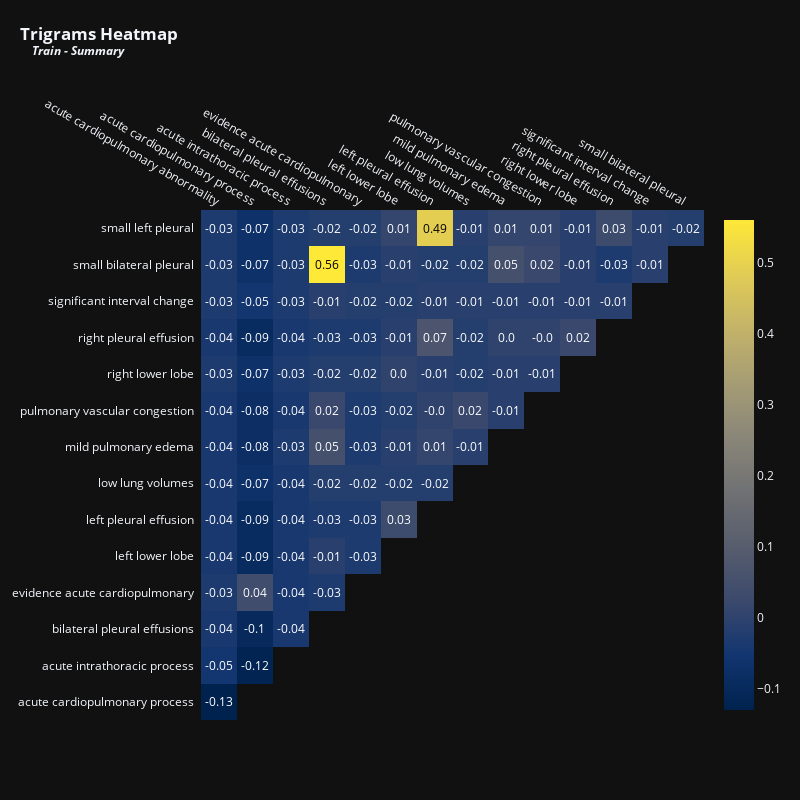

Source (notebook cell):
### Code cell
vectorizer = TfidfVectorizer(max_features = 15,stop_words = 'english',ngram_range = (3,3)) # Top 15 terms
x = vectorizer.fit_transform(train["impression"].fillna(''))
df_tfidfvect = pd.DataFrame(x.toarray(), columns=vectorizer.get_feature_names_out())
plot_correlation(df_tfidfvect, 'Trigrams', 'Train - Summary', 800, 800, 12)

### Figure 1 — Plotly figure (JSON) as saved in the notebook; plotly's stock layout.template omitted (floating-point values rounded to 4 significant figures)
{"data": [{"colorscale": [[0, "#00224e"], [0.1111, "#123570"], [0.2222, "#3b496c"], [0.3333, "#575d6d"], [0.4444, "#707173"], [0.5556, "#8a8678"], [0.6667, "#a59c74"], [0.7778, "#c3b369"], [0.8889, "#e1cc55"], [1, "#fee838"]], "reversescale": false, "showscale": false, "x": ["acute cardiopulmonary abnormality", "acute cardiopulmonary process", "acute intrathoracic process", "bilateral pleural effusions", "evidence acute cardiopulmonary", "left lower lobe", "left pleural effusion", "low lung volumes", "mild pulmonary edema", "pulmonary vascular congestion", "right lower lobe", "right pleural effusion", "significant interval change", "small bilateral pleural"], "y": ["small left pleural", "small bilateral pleural", "significant interval change", "right pleural effusion", "right lower lobe", "pulmonary vascular congestion", "mild pulmonary edema", "low lung volumes", "left pleural effusion", "left lower lobe", "evidence acute cardiopulmonary", "bilateral pleural effusions", "acute intrathoracic process", "acute cardiopulmonary process"], "z": [[-0.03, -0.07, -0.03, -0.02, -0.02, 0.01, 0.49, -0.01, 0.01, 0.01, -0.01, 0.03, -0.01, -0.02], [-0.03, -0.07, -0.03, 0.56, -0.03, -0.01, -0.02, -0.02, 0.05, 0.02, -0.01, -0.03, -0.01], [-0.03, -0.05, -0.03, -0.01, -0.02, -0.02, -0.01, -0.01, -0.01, -0.01, -0.01, -0.01], [-0.04, -0.09, -0.04, -0.03, -0.03, -0.01, 0.07, -0.02, 0, 0, 0.02], [-0.03, -0.07, -0.03, -0.02, -0.02, 0, -0.01, -0.02, -0.01, -0.01], [-0.04, -0.08, -0.04, 0.02, -0.03, -0.02, 0, 0.02, -0.01], [-0.04, -0.08, -0.03, 0.05, -0.03, -0.01, 0.01, -0.01], [-0.04, -0.07, -0.04, -0.02, -0.02, -0.02, -0.02], [-0.04, -0.09, -0.04, -0.03, -0.03, 0.03], [-0.04, -0.09, -0.04, -0.01, -0.03], [-0.03, 0.04, -0.04, -0.03], [-0.04, -0.1, -0.04], [-0.05, -0.12], [-0.13]], "type": "heatmap"}, {"colorscale": [[0, "#00224e"], [0.1111, "#123570"], [0.2222, "#3b496c"], [0.3333, "#575d6d"], [0.4444, "#707173"], [0.5556, "#8a8678"], [0.6667, "#a59c74"], [0.7778, "#c3b369"], [0.8889, "#e1cc55"], [1, "#fee838"]], "showscale": true, "visible": true, "z": [[-0.03, -0.07, -0.03, -0.02, -0.02, 0.01, 0.49, -0.01, 0.01, 0.01, -0.01, 0.03, -0.01, -0.02], [-0.03, -0.07, -0.03, 0.56, -0.03, -0.01, -0.02, -0.02, 0.05, 0.02, -0.01, -0.03, -0.01], [-0.03, -0.05, -0.03, -0.01, -0.02, -0.02, -0.01, -0.01, -0.01, -0.01, -0.01, -0.01], [-0.04, -0.09, -0.04, -0.03, -0.03, -0.01, 0.07, -0.02, 0, 0, 0.02], [-0.03, -0.07, -0.03, -0.02, -0.02, 0, -0.01, -0.02, -0.01, -0.01], [-0.04, -0.08, -0.04, 0.02, -0.03, -0.02, 0, 0.02, -0.01], [-0.04, -0.08, -0.03, 0.05, -0.03, -0.01, 0.01, -0.01], [-0.04, -0.07, -0.04, -0.02, -0.02, -0.02, -0.02], [-0.04, -0.09, -0.04, -0.03, -0.03, 0.03], [-0.04, -0.09, -0.04, -0.01, -0.03], [-0.03, 0.04, -0.04, -0.03], [-0.04, -0.1, -0.04], [-0.05, -0.12], [-0.13]], "type": "heatmap"}], "layout": {"annotations": [{"font": {"color": "#FFFFFF", "size": 12}, "showarrow": false, "text": "-0.03", "x": "acute cardiopulmonary abnormality", "xref": "x", "y": "small left pleural", "yref": "y"}, {"font": {"color": "#FFFFFF", "size": 12}, "showarrow": false, "text": "-0.07", "x": "acute cardiopulmonary process", "xref": "x", "y": "small left pleural", "yref": "y"}, {"font": {"color": "#FFFFFF", "size": 12}, "showarrow": false, "text": "-0.03", "x": "acute intrathoracic process", "xref": "x", "y": "small left pleural", "yref": "y"}, {"font": {"color": "#FFFFFF", "size": 12}, "showarrow": false, "text": "-0.02", "x": "bilateral pleural effusions", "xref": "x", "y": "small left pleural", "yref": "y"}, {"font": {"color": "#FFFFFF", "size": 12}, "showarrow": false, "text": "-0.02", "x": "evidence acute cardiopulmonary", "xref": "x", "y": "small left pleural", "yref": "y"}, {"font": {"color": "#FFFFFF", "size": 12}, "showarrow": false, "text": "0.01", "x": "left lower lobe", "xref": "x", "y": "small left pleural", "yref": "y"}, {"font": {"color": "#000000", "size": 12}, "showarrow": false, "text": "0.49", "x": "left pleural effusion", "xref": "x", "y": "small left pleural", "yref": "y"}, {"font": {"color": "#FFFFFF", "size": 12}, "showarrow": false, "text": "-0.01", "x": "low lung volumes", "xref": "x", "y": "small left pleural", "yref": "y"}, {"font": {"color": "#FFFFFF", "size": 12}, "showarrow": false, "text": "0.01", "x": "mild pulmonary edema", "xref": "x", "y": "small left pleural", "yref": "y"}, {"font": {"color": "#FFFFFF", "size": 12}, "showarrow": false, "text": "0.01", "x": "pulmonary vascular congestion", "xref": "x", "y": "small left pleural", "yref": "y"}, {"font": {"color": "#FFFFFF", "size": 12}, "showarrow": false, "text": "-0.01", "x": "right lower lobe", "xref": "x", "y": "small left pleural", "yref": "y"}, {"font": {"color": "#FFFFFF", "size": 12}, "showarrow": false, "text": "0.03", "x": "right pleural effusion", "xref": "x", "y": "small left pleural", "yref": "y"}, {"font": {"color": "#FFFFFF", "size": 12}, "showarrow": false, "text": "-0.01", "x": "significant interval change", "xref": "x", "y": "small left pleural", "yref": "y"}, {"font": {"color": "#FFFFFF", "size": 12}, "showarrow": false, "text": "-0.02", "x": "small bilateral pleural", "xref": "x", "y": "small left pleural", "yref": "y"}, {"font": {"color": "#FFFFFF", "size": 12}, "showarrow": false, "text": "-0.03", "x": "acute cardiopulmonary abnormality", "xref": "x", "y": "small bilateral pleural", "yref": "y"}, {"font": {"color": "#FFFFFF", "size": 12}, "showarrow": false, "text": "-0.07", "x": "acute cardiopulmonary process", "xref": "x", "y": "small bilateral pleural", "yref": "y"}, {"font": {"color": "#FFFFFF", "size": 12}, "showarrow": false, "text": "-0.03", "x": "acute intrathoracic process", "xref": "x", "y": "small bilateral pleural", "yref": "y"}, {"font": {"color": "#000000", "size": 12}, "showarrow": false, "text": "0.56", "x": "bilateral pleural effusions", "xref": "x", "y": "small bilateral pleural", "yref": "y"}, {"font": {"color": "#FFFFFF", "size": 12}, "showarrow": false, "text": "-0.03", "x": "evidence acute cardiopulmonary", "xref": "x", "y": "small bilateral pleural", "yref": "y"}, {"font": {"color": "#FFFFFF", "size": 12}, "showarrow": false, "text": "-0.01", "x": "left lower lobe", "xref": "x", "y": "small bilateral pleural", "yref": "y"}, {"font": {"color": "#FFFFFF", "size": 12}, "showarrow": false, "text": "-0.02", "x": "left pleural effusion", "xref": "x", "y": "small bilateral pleural", "yref": "y"}, {"font": {"color": "#FFFFFF", "size": 12}, "showarrow": false, "text": "-0.02", "x": "low lung volumes", "xref": "x", "y": "small bilateral pleural", "yref": "y"}, {"font": {"color": "#FFFFFF", "size": 12}, "showarrow": false, "text": "0.05", "x": "mild pulmonary edema", "xref": "x", "y": "small bilateral pleural", "yref": "y"}, {"font": {"color": "#FFFFFF", "size": 12}, "showarrow": false, "text": "0.02", "x": "pulmonary vascular congestion", "xref": "x", "y": "small bilateral pleural", "yref": "y"}, {"font": {"color": "#FFFFFF", "size": 12}, "showarrow": false, "text": "-0.01", "x": "right lower lobe", "xref": "x", "y": "small bilateral pleural", "yref": "y"}, {"font": {"color": "#FFFFFF", "size": 12}, "showarrow": false, "text": "-0.03", "x": "right pleural effusion", "xref": "x", "y": "small bilateral pleural", "yref": "y"}, {"font": {"color": "#FFFFFF", "size": 12}, "showarrow": false, "text": "-0.01", "x": "significant interval change", "xref": "x", "y": "small bilateral pleural", "yref": "y"}, {"font": {"color": "#FFFFFF", "size": 12}, "showarrow": false, "text": "-0.03", "x": "acute cardiopulmonary abnormality", "xref": "x", "y": "significant interval change", "yref": "y"}, {"font": {"color": "#FFFFFF", "size": 12}, "showarrow": false, "text": "-0.05", "x": "acute cardiopulmonary process", "xref": "x", "y": "significant interval change", "yref": "y"}, {"font": {"color": "#FFFFFF", "size": 12}, "showarrow": false, "text": "-0.03", "x": "acute intrathoracic process", "xref": "x", "y": "significant interval change", "yref": "y"}, {"font": {"color": "#FFFFFF", "size": 12}, "showarrow": false, "text": "-0.01", "x": "bilateral pleural effusions", "xref": "x", "y": "significant interval change", "yref": "y"}, {"font": {"color": "#FFFFFF", "size": 12}, "showarrow": false, "text": "-0.02", "x": "evidence acute cardiopulmonary", "xref": "x", "y": "significant interval change", "yref": "y"}, {"font": {"color": "#FFFFFF", "size": 12}, "showarrow": false, "text": "-0.02", "x": "left lower lobe", "xref": "x", "y": "significant interval change", "yref": "y"}, {"font": {"color": "#FFFFFF", "size": 12}, "showarrow": false, "text": "-0.01", "x": "left pleural effusion", "xref": "x", "y": "significant interval change", "yref": "y"}, {"font": {"color": "#FFFFFF", "size": 12}, "showarrow": false, "text": "-0.01", "x": "low lung volumes", "xref": "x", "y": "significant interval change", "yref": "y"}, {"font": {"color": "#FFFFFF", "size": 12}, "showarrow": false, "text": "-0.01", "x": "mild pulmonary edema", "xref": "x", "y": "significant interval change", "yref": "y"}, {"font": {"color": "#FFFFFF", "size": 12}, "showarrow": false, "text": "-0.01", "x": "pulmonary vascular congestion", "xref": "x", "y": "significant interval change", "yref": "y"}, {"font": {"color": "#FFFFFF", "size": 12}, "showarrow": false, "text": "-0.01", "x": "right lower lobe", "xref": "x", "y": "significant interval change", "yref": "y"}, {"font": {"color": "#FFFFFF", "size": 12}, "showarrow": false, "text": "-0.01", "x": "right pleural effusion", "xref": "x", "y": "significant interval change", "yref": "y"}, {"font": {"color": "#FFFFFF", "size": 12}, "showarrow": false, "text": "-0.04", "x": "acute cardiopulmonary abnormality", "xref": "x", "y": "right pleural effusion", "yref": "y"}, {"font": {"color": "#FFFFFF", "size": 12}, "showarrow": false, "text": "-0.09", "x": "acute cardiopulmonary process", "xref": "x", "y": "right pleural effusion", "yref": "y"}, {"font": {"color": "#FFFFFF", "size": 12}, "showarrow": false, "text": "-0.04", "x": "acute intrathoracic process", "xref": "x", "y": "right pleural effusion", "yref": "y"}, {"font": {"color": "#FFFFFF", "size": 12}, "showarrow": false, "text": "-0.03", "x": "bilateral pleural effusions", "xref": "x", "y": "right pleural effusion", "yref": "y"}, {"font": {"color": "#FFFFFF", "size": 12}, "showarrow": false, "text": "-0.03", "x": "evidence acute cardiopulmonary", "xref": "x", "y": "right pleural effusion", "yref": "y"}, {"font": {"color": "#FFFFFF", "size": 12}, "showarrow": false, "text": "-0.01", "x": "left lower lobe", "xref": "x", "y": "right pleural effusion", "yref": "y"}, {"font": {"color": "#FFFFFF", "size": 12}, "showarrow": false, "text": "0.07", "x": "left pleural effusion", "xref": "x", "y": "right pleural effusion", "yref": "y"}, {"font": {"color": "#FFFFFF", "size": 12}, "showarrow": false, "text": "-0.02", "x": "low lung volumes", "xref": "x", "y": "right pleural effusion", "yref": "y"}, {"font": {"color": "#FFFFFF", "size": 12}, "showarrow": false, "text": "0.0", "x": "mild pulmonary edema", "xref": "x", "y": "right pleural effusion", "yref": "y"}, {"font": {"color": "#FFFFFF", "size": 12}, "showarrow": false, "text": "-0.0", "x": "pulmonary vascular congestion", "xref": "x", "y": "right pleural effusion", "yref": "y"}, {"font": {"color": "#FFFFFF", "size": 12}, "showarrow": false, "text": "0.02", "x": "right lower lobe", "xref": "x", "y": "right pleural effusion", "yref": "y"}, {"font": {"color": "#FFFFFF", "size": 12}, "showarrow": false, "text": "-0.03", "x": "acute cardiopulmonary abnormality", "xref": "x", "y": "right lower lobe", "yref": "y"}, {"font": {"color": "#FFFFFF", "size": 12}, "showarrow": false, "text": "-0.07", "x": "acute cardiopulmonary process", "xref": "x", "y": "right lower lobe", "yref": "y"}, {"font": {"color": "#FFFFFF", "size": 12}, "showarrow": false, "text": "-0.03", "x": "acute intrathoracic process", "xref": "x", "y": "right lower lobe", "yref": "y"}, {"font": {"color": "#FFFFFF", "size": 12}, "showarrow": false, "text": "-0.02", "x": "bilateral pleural effusions", "xref": "x", "y": "right lower lobe", "yref": "y"}, {"font": {"color": "#FFFFFF", "size": 12}, "showarrow": false, "text": "-0.02", "x": "evidence acute cardiopulmonary", "xref": "x", "y": "right lower lobe", "yref": "y"}, {"font": {"color": "#FFFFFF", "size": 12}, "showarrow": false, "text": "0.0", "x": "left lower lobe", "xref": "x", "y": "right lower lobe", "yref": "y"}, {"font": {"color": "#FFFFFF", "size": 12}, "showarrow": false, "text": "-0.01", "x": "left pleural effusion", "xref": "x", "y": "right lower lobe", "yref": "y"}, {"font": {"color": "#FFFFFF", "size": 12}, "showarrow": false, "text": "-0.02", "x": "low lung volumes", "xref": "x", "y": "right lower lobe", "yref": "y"}, {"font": {"color": "#FFFFFF", "size": 12}, "showarrow": false, "text": "-0.01", "x": "mild pulmonary edema", "xref": "x", "y": "right lower lobe", "yref": "y"}, {"font": {"color": "#FFFFFF", "size": 12}, "showarrow": false, "text": "-0.01", "x": "pulmonary vascular congestion", "xref": "x", "y": "right lower lobe", "yref": "y"}, {"font": {"color": "#FFFFFF", "size": 12}, "showarrow": false, "text": "-0.04", "x": "acute cardiopulmonary abnormality", "xref": "x", "y": "pulmonary vascular congestion", "yref": "y"}, {"font": {"color": "#FFFFFF", "size": 12}, "showarrow": false, "text": "-0.08", "x": "acute cardiopulmonary process", "xref": "x", "y": "pulmonary vascular congestion", "yref": "y"}, {"font": {"color": "#FFFFFF", "size": 12}, "showarrow": false, "text": "-0.04", "x": "acute intrathoracic process", "xref": "x", "y": "pulmonary vascular congestion", "yref": "y"}, {"font": {"color": "#FFFFFF", "size": 12}, "showarrow": false, "text": "0.02", "x": "bilateral pleural effusions", "xref": "x", "y": "pulmonary vascular congestion", "yref": "y"}, {"font": {"color": "#FFFFFF", "size": 12}, "showarrow": false, "text": "-0.03", "x": "evidence acute cardiopulmonary", "xref": "x", "y": "pulmonary vascular congestion", "yref": "y"}, {"font": {"color": "#FFFFFF", "size": 12}, "showarrow": false, "text": "-0.02", "x": "left lower lobe", "xref": "x", "y": "pulmonary vascular congestion", "yref": "y"}, {"font": {"color": "#FFFFFF", "size": 12}, "showarrow": false, "text": "-0.0", "x": "left pleural effusion", "xref": "x", "y": "pulmonary vascular congestion", "yref": "y"}, {"font": {"color": "#FFFFFF", "size": 12}, "showarrow": false, "text": "0.02", "x": "low lung volumes", "xref": "x", "y": "pulmonary vascular congestion", "yref": "y"}, {"font": {"color": "#FFFFFF", "size": 12}, "showarrow": false, "text": "-0.01", "x": "mild pulmonary edema", "xref": "x", "y": "pulmonary vascular congestion", "yref": "y"}, {"font": {"color": "#FFFFFF", "size": 12}, "showarrow": false, "text": "-0.04", "x": "acute cardiopulmonary abnormality", "xref": "x", "y": "mild pulmonary edema", "yref": "y"}, {"font": {"color": "#FFFFFF", "size": 12}, "showarrow": false, "text": "-0.08", "x": "acute cardiopulmonary process", "xref": "x", "y": "mild pulmonary edema", "yref": "y"}, {"font": {"color": "#FFFFFF", "size": 12}, "showarrow": false, "text": "-0.03", "x": "acute intrathoracic process", "xref": "x", "y": "mild pulmonary edema", "yref": "y"}, {"font": {"color": "#FFFFFF", "size": 12}, "showarrow": false, "text": "0.05", "x": "bilateral pleural effusions", "xref": "x", "y": "mild pulmonary edema", "yref": "y"}, {"font": {"color": "#FFFFFF", "size": 12}, "showarrow": false, "text": "-0.03", "x": "evidence acute cardiopulmonary", "xref": "x", "y": "mild pulmonary edema", "yref": "y"}, {"font": {"color": "#FFFFFF", "size": 12}, "showarrow": false, "text": "-0.01", "x": "left lower lobe", "xref": "x", "y": "mild pulmonary edema", "yref": "y"}, {"font": {"color": "#FFFFFF", "size": 12}, "showarrow": false, "text": "0.01", "x": "left pleural effusion", "xref": "x", "y": "mild pulmonary edema", "yref": "y"}, {"font": {"color": "#FFFFFF", "size": 12}, "showarrow": false, "text": "-0.01", "x": "low lung volumes", "xref": "x", "y": "mild pulmonary edema", "yref": "y"}, {"font": {"color": "#FFFFFF", "size": 12}, "showarrow": false, "text": "-0.04", "x": "acute cardiopulmonary abnormality", "xref": "x", "y": "low lung volumes", "yref": "y"}, {"font": {"color": "#FFFFFF", "size": 12}, "showarrow": false, "text": "-0.07", "x": "acute cardiopulmonary process", "xref": "x", "y": "low lung volumes", "yref": "y"}, {"font": {"color": "#FFFFFF", "size": 12}, "showarrow": false, "text": "-0.04", "x": "acute intrathoracic process", "xref": "x", "y": "low lung volumes", "yref": "y"}, {"font": {"color": "#FFFFFF", "size": 12}, "showarrow": false, "text": "-0.02", "x": "bilateral pleural effusions", "xref": "x", "y": "low lung volumes", "yref": "y"}, {"font": {"color": "#FFFFFF", "size": 12}, "showarrow": false, "text": "-0.02", "x": "evidence acute cardiopulmonary", "xref": "x", "y": "low lung volumes", "yref": "y"}, {"font": {"color": "#FFFFFF", "size": 12}, "showarrow": false, "text": "-0.02", "x": "left lower lobe", "xref": "x", "y": "low lung volumes", "yref": "y"}, {"font": {"color": "#FFFFFF", "size": 12}, "showarrow": false, "text": "-0.02", "x": "left pleural effusion", "xref": "x", "y": "low lung volumes", "yref": "y"}, {"font": {"color": "#FFFFFF", "size": 12}, "showarrow": false, "text": "-0.04", "x": "acute cardiopulmonary abnormality", "xref": "x", "y": "left pleural effusion", "yref": "y"}, {"font": {"color": "#FFFFFF", "size": 12}, "showarrow": false, "text": "-0.09", "x": "acute cardiopulmonary process", "xref": "x", "y": "left pleural effusion", "yref": "y"}, {"font": {"color": "#FFFFFF", "size": 12}, "showarrow": false, "text": "-0.04", "x": "acute intrathoracic process", "xref": "x", "y": "left pleural effusion", "yref": "y"}, {"font": {"color": "#FFFFFF", "size": 12}, "showarrow": false, "text": "-0.03", "x": "bilateral pleural effusions", "xref": "x", "y": "left pleural effusion", "yref": "y"}, {"font": {"color": "#FFFFFF", "size": 12}, "showarrow": false, "text": "-0.03", "x": "evidence acute cardiopulmonary", "xref": "x", "y": "left pleural effusion", "yref": "y"}, {"font": {"color": "#FFFFFF", "size": 12}, "showarrow": false, "text": "0.03", "x": "left lower lobe", "xref": "x", "y": "left pleural effusion", "yref": "y"}, {"font": {"color": "#FFFFFF", "size": 12}, "showarrow": false, "text": "-0.04", "x": "acute cardiopulmonary abnormality", "xref": "x", "y": "left lower lobe", "yref": "y"}, {"font": {"color": "#FFFFFF", "size": 12}, "showarrow": false, "text": "-0.09", "x": "acute cardiopulmonary process", "xref": "x", "y": "left lower lobe", "yref": "y"}, {"font": {"color": "#FFFFFF", "size": 12}, "showarrow": false, "text": "-0.04", "x": "acute intrathoracic process", "xref": "x", "y": "left lower lobe", "yref": "y"}, {"font": {"color": "#FFFFFF", "size": 12}, "showarrow": false, "text": "-0.01", "x": "bilateral pleural effusions", "xref": "x", "y": "left lower lobe", "yref": "y"}, {"font": {"color": "#FFFFFF", "size": 12}, "showarrow": false, "text": "-0.03", "x": "evidence acute cardiopulmonary", "xref": "x", "y": "left lower lobe", "yref": "y"}, {"font": {"color": "#FFFFFF", "size": 12}, "showarrow": false, "text": "-0.03", "x": "acute cardiopulmonary abnormality", "xref": "x", "y": "evidence acute cardiopulmonary", "yref": "y"}, {"font": {"color": "#FFFFFF", "size": 12}, "showarrow": false, "text": "0.04", "x": "acute cardiopulmonary process", "xref": "x", "y": "evidence acute cardiopulmonary", "yref": "y"}, {"font": {"color": "#FFFFFF", "size": 12}, "showarrow": false, "text": "-0.04", "x": "acute intrathoracic process", "xref": "x", "y": "evidence acute cardiopulmonary", "yref": "y"}, {"font": {"color": "#FFFFFF", "size": 12}, "showarrow": false, "text": "-0.03", "x": "bilateral pleural effusions", "xref": "x", "y": "evidence acute cardiopulmonary", "yref": "y"}, {"font": {"color": "#FFFFFF", "size": 12}, "showarrow": false, "text": "-0.04", "x": "acute cardiopulmonary abnormality", "xref": "x", "y": "bilateral pleural effusions", "yref": "y"}, {"font": {"color": "#FFFFFF", "size": 12}, "showarrow": false, "text": "-0.1", "x": "acute cardiopulmonary process", "xref": "x", "y": "bilateral pleural effusions", "yref": "y"}, {"font": {"color": "#FFFFFF", "size": 12}, "showarrow": false, "text": "-0.04", "x": "acute intrathoracic process", "xref": "x", "y": "bilateral pleural effusions", "yref": "y"}, {"font": {"color": "#FFFFFF", "size": 12}, "showarrow": false, "text": "-0.05", "x": "acute cardiopulmonary abnormality", "xref": "x", "y": "acute intrathoracic process", "yref": "y"}, {"font": {"color": "#FFFFFF", "size": 12}, "showarrow": false, "text": "-0.12", "x": "acute cardiopulmonary process", "xref": "x", "y": "acute intrathoracic process", "yref": "y"}, {"font": {"color": "#FFFFFF", "size": 12}, "showarrow": false, "text": "-0.13", "x": "acute cardiopulmonary abnormality", "xref": "x", "y": "acute cardiopulmonary process", "yref": "y"}], "xaxis": {"dtick": 1, "gridcolor": "rgb(0, 0, 0)", "side": "top", "ticks": "", "showgrid": false}, "yaxis": {"dtick": 1, "ticks": "", "ticksuffix": "  ", "autorange": "reversed", "showgrid": false}, "title": {"text": "<b>Trigrams Heatmap<br><sup>&nbsp;&nbsp;&nbsp;&nbsp;<i>Train - Summary</i></sup></b>", "x": 0.025, "xanchor": "left", "y": 0.95}, "margin": {"t": 210, "l": 110}, "height": 800, "width": 800}}
